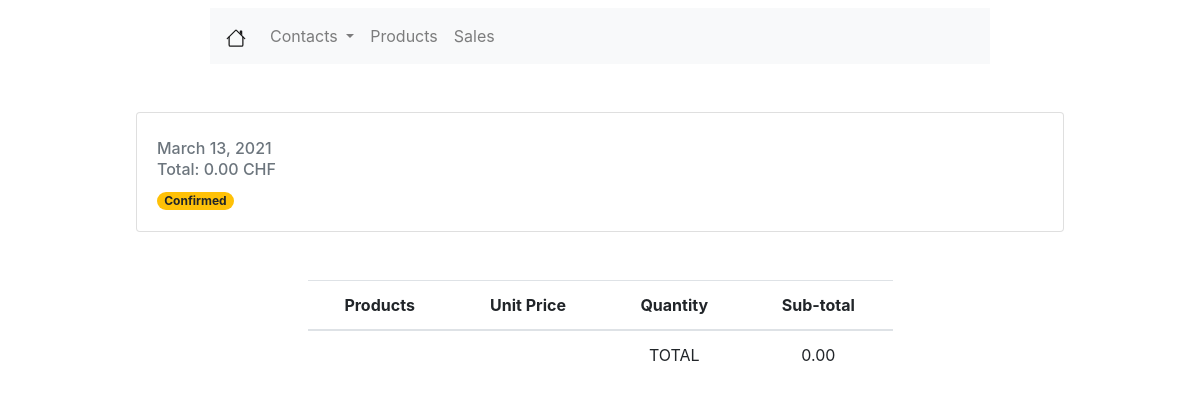
Page /sales/4/ on the committed database.
### sale/models.py (models this page shows, shortened)
class SaleOrder(models.Model):
    ORDER_STATE = (
        ('DR', 'Draft'),
        ('PG', 'Pending'),
        ('CF', 'Confirmed'),
        ('CC', 'Canceled')
    )
    create_at = models.DateTimeField(auto_now_add=True)
    updated_at = models.DateTimeField(auto_now=True)
    name = models.CharField(max_length=100)
    partner_id = models.ForeignKey(Contact, on_delete=models.CASCADE, null=False, verbose_name='Customer')
    validity_date = models.DateField(verbose_name="Validity date", blank=True, null=True)
    order_state = models.CharField(verbose_name="Etat de la commande", max_length=10, choices=ORDER_STATE, default='DR')
    @property
    def state_color(self):
        if self.order_state == 'DR':
            return "badge-info"
        elif self.order_state == 'PG':
            return "badge-secondary"
        elif self.order_state == 'CF':
            return "badge-warning"
        elif self.order_state == 'CC':
            return "badge-danger"
    @property
    def total(self):
        res = False
        for sol in self.saleorderline_set.all():
            res += sol.sol_total
        return round(res, 2)

### sale/views.py (the view)
# urls.py: path('<int:pk>/', views.SaleOrderDetailView.as_view(), name='sale_detail'),
class SaleOrderDetailView(generic.DetailView):
    template_name = 'sale/sale_formview.html'
    model = SaleOrder

### sale/templatetags/verbose_names.py (called while the page is built)
@register.simple_tag
def get_verbose_field_name(instance, field_name):
    return instance._meta.get_field(field_name).verbose_name.title()

### sale/templates/sale/sale_formview.html (shortened to what this page needs)
{% extends 'viewlist/viewlist.html' %}
{% load verbose_names %}
{% block viewlist %}
    <div class="row mx-auto mt-5 justify-content-center">
        <div class="card" style="width: 58rem;">
            <div class="card-body">
                <div class="row">
                    <div class="col-md-10">
                    </div>
                </div>
                <h6 class="card-subtitle mb-2 text-muted " data-toggle="tooltip" data-placement="left"
                    title="{% get_verbose_field_name saleorder "validity_date" %}">{{ saleorder.validity_date }}</h6>
                <h6 class="card-subtitle mb-2 text-muted">Total: {{ saleorder.total|floatformat:2 }} CHF</h6>
                <span class="badge {{ saleorder.state_color }} badge-pill">{{ saleorder.get_order_state_display }}</span>
            </div>
        </div>
    </div>
    <div class="row mx-auto mt-5 justify-content-center">
        <table class="table table-hover w-50" style="text-align: center">
            <thead>
            <tr>
                <th scope="col">Products</th>
                <th scope="col">Unit Price</th>
                <th scope="col">Quantity</th>
                <th scope="col">Sub-total</th>
            </tr>
            </thead>
            <tbody>
            <tr>
                <td></td>
                <td></td>
                <td>TOTAL</td>
                <td>{{ saleorder.total|floatformat:2 }}</td>
            </tr>
            </tbody>
        </table>
    </div>
{% endblock %}

### rows in the picture
SaleOrder: validity_date "March 13, 2021", total "0.00", order_state "Confirmed"
